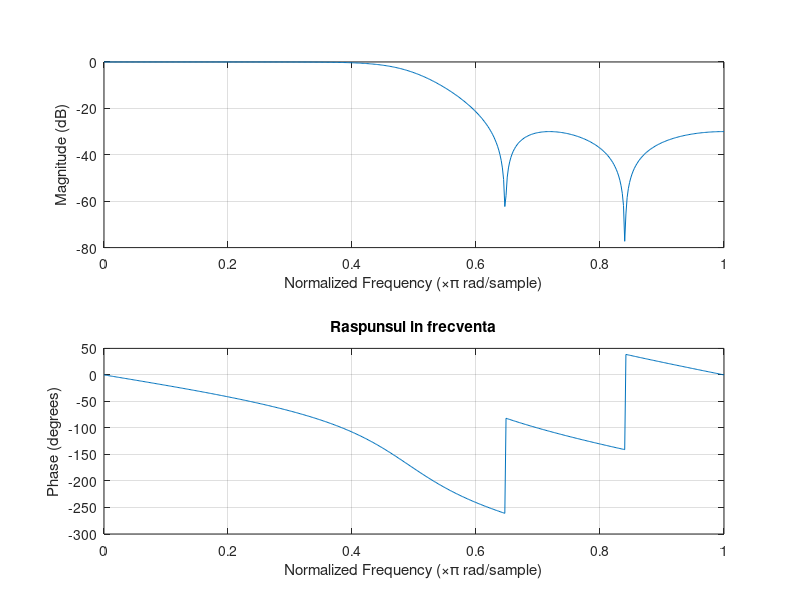
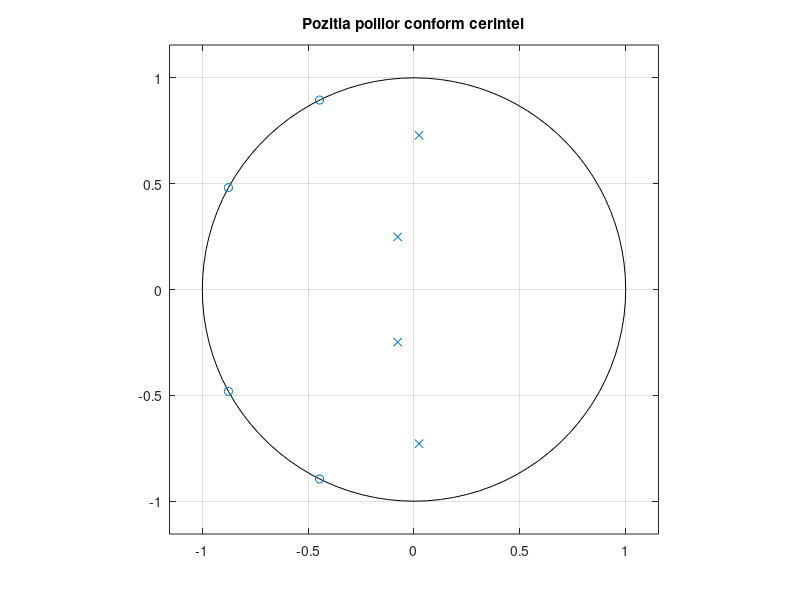

MATLAB code for these plots, in order: (Note: this script raises an error after producing the figures.)
close all
clc

% Datele de proiectare FTJ chebysev 2 prin metoda directa avand specificatiile:

Fs = 16000;  % Frecventa de esantionare [Hz];
Fbt= 3500;   % frecventa limita in banda de trecere [Hz], dupa modificare;
Fbo= 5000;   % Frecventa de esantionare [Hz];
Rp= 1;       % Riplu max in banda de trecere [dB];
Rs=30;       %

% a) aflam ordinul si frecventa de taiere n si Wn

Wp = 2*Fbt/Fs;
Ws = 2*Fbo/Fs;

[n,Wn] = cheb2ord(Wp,Ws,Rp,Rs);

% b) aflam coeficientii functiei filtrului H(z)

[bd,ad]= cheby2(n,Rs,Wn,'low');

figure(1),freqz(bd,ad),title('Raspunsul in frecventa')                % raspunsul in frecventa

figure(2),zplane(bd,ad),title('Pozitia polilor conform cerintei')     % pozitia polilor conform cerintei


% c) scalarea coeficientilor si a functiei cu legea L1

%i) coeficientii

h=impz(bd,ad);    

k0_1=sum(abs(h));
if k0_1>1
 bs1=bd/k0_1;
end 

%ii) semnalul

h1=impz(1,ad);
k0_2=sum(abs(h1));


% Cream semnalul cerut in enunt

t=0:1/Fs:1-1/Fs;             % 1 secs @ 16kHz sample rate
x=chirp(t,0,1,Fs/2);         % Start @ DC, cross 8kHz at t=1sec
k=fix(length(x)/160);
L=k*160;

x=x/k0_2; % scalam semnalul conform calculelor anterioare

%exportul in CW

fid=fopen('..\x.dat','w','b'); % scriem valorile in fisier
fwrite(fid,x.*2^15,'int16');
fclose(fid);

fid=fopen('..\y.dat','r','b'); % citim valorile calculate in CW
y=fread(fid,L,'int16');
fclose(fid);

y=y'/(2^15);
y=y*k0_1*k0_2; % inmultim pentru a obtine rezultatul nescalat

y_ref=filter(bd,ad,x)*k0_2; % semnalul de referinta calculat in matlab

n=0:L-1;

% afisarea semnalului de intrare
figure(3),plot(n,x),grid,title('Graficul semnalului x de intrare'),ylabel('x(n)'),xlabel('t[sec]');  

% afisarea semnalului de iesire calculat in matlab
figure(4),plot(n,y_ref),grid ,title('Graficul semnalului de iesire de referinta y_{ref} calculat din matlab'),ylabel('y_{ref}(n)'),xlabel('n[axa discreta]'); 

% afisarea semnalului de iesire din CW
figure(5),plot(n,y),grid,title('Graficul semnalului y de iesire din CW'),ylabel('y(n)'),xlabel('n[axa discreta]');

% afisarea erorii a celor 2 semnale  dintre cw si matlab
figure(6),plot(n,y-y_ref),grid,title('Graficul erorii a celor 2 semnale  dintre cw si matlab') ,ylabel('y[n]-y_{ref}[n]'); 



